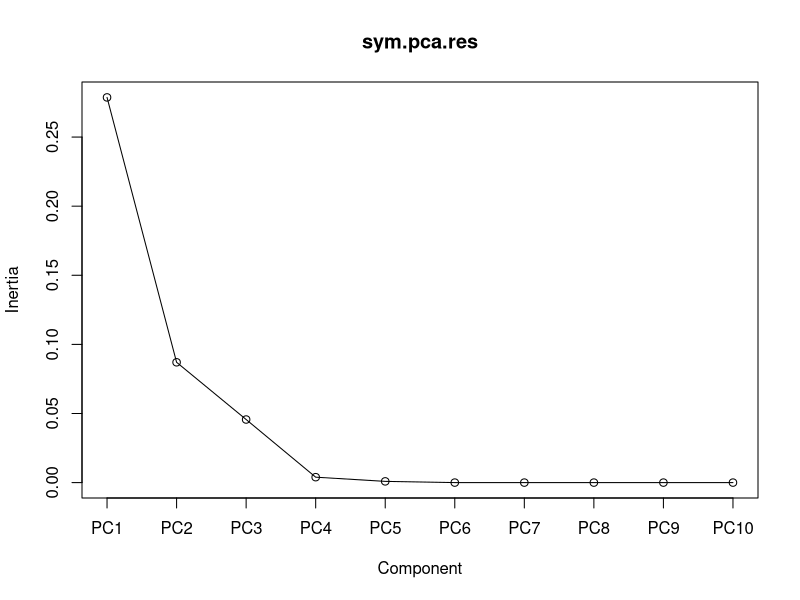
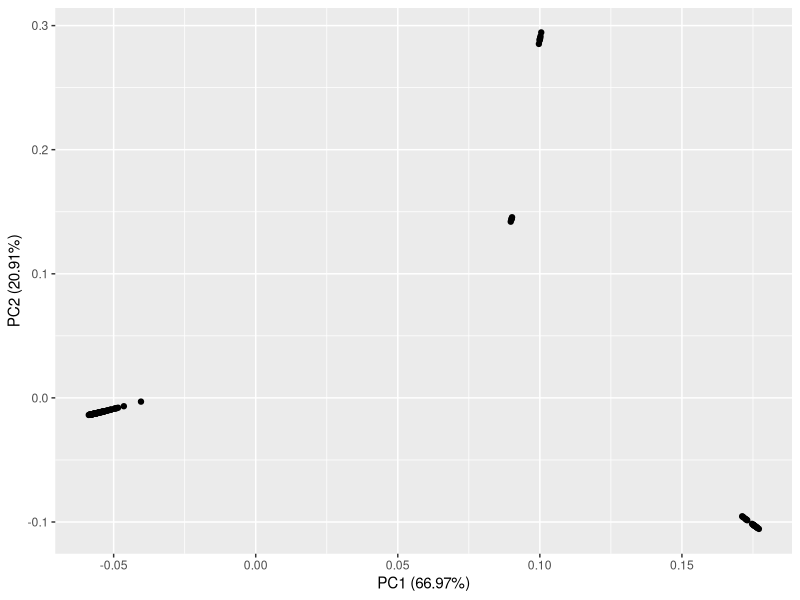
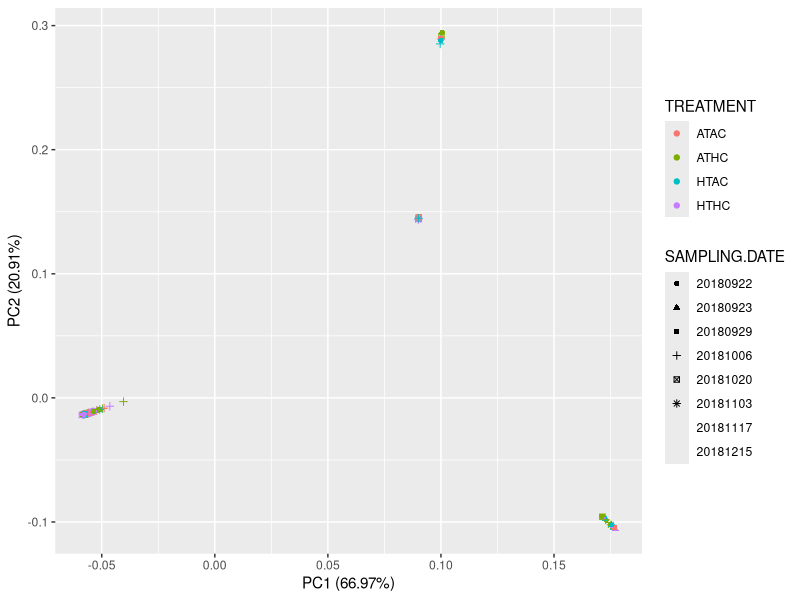
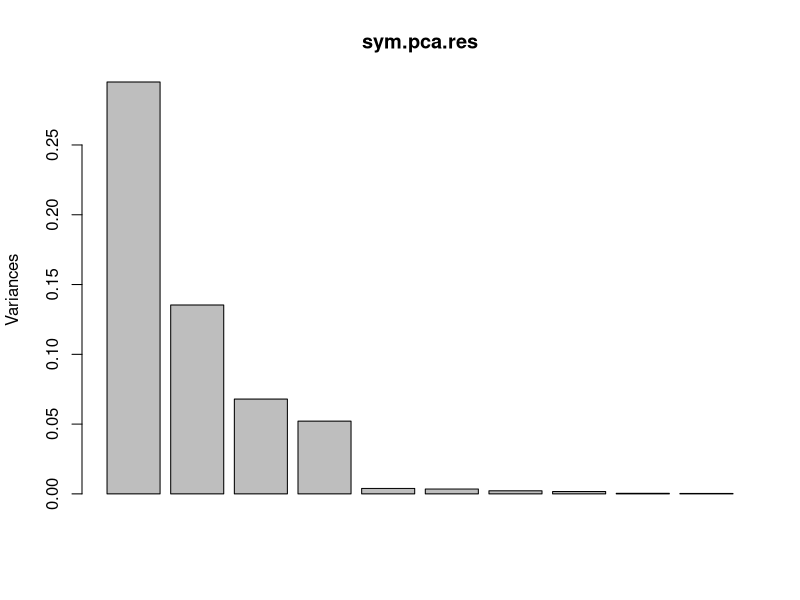
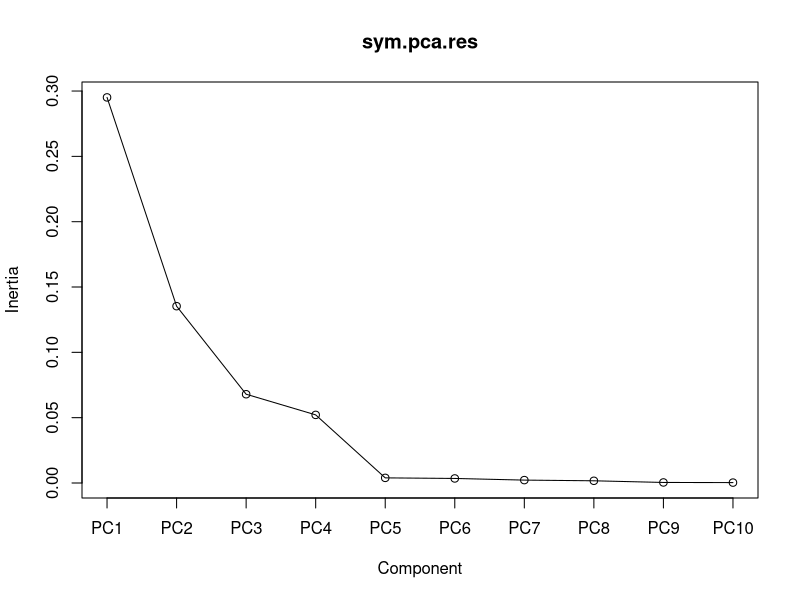
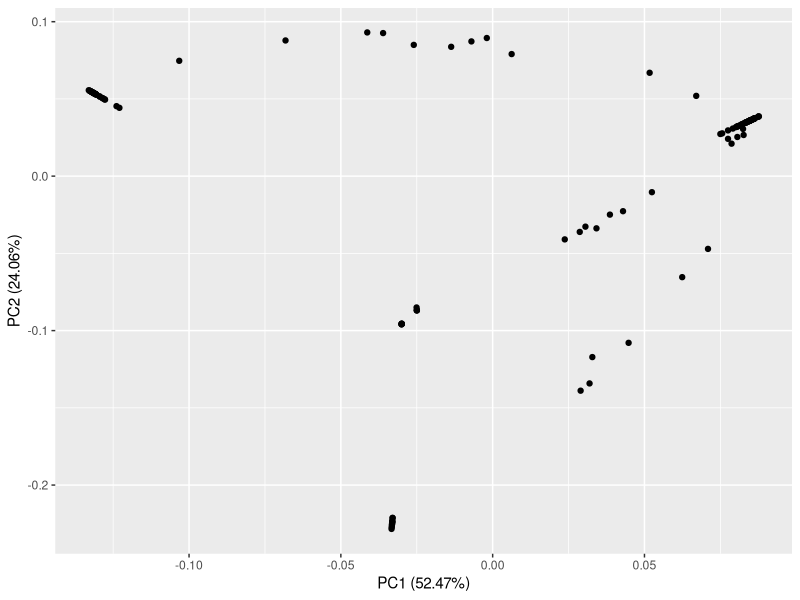
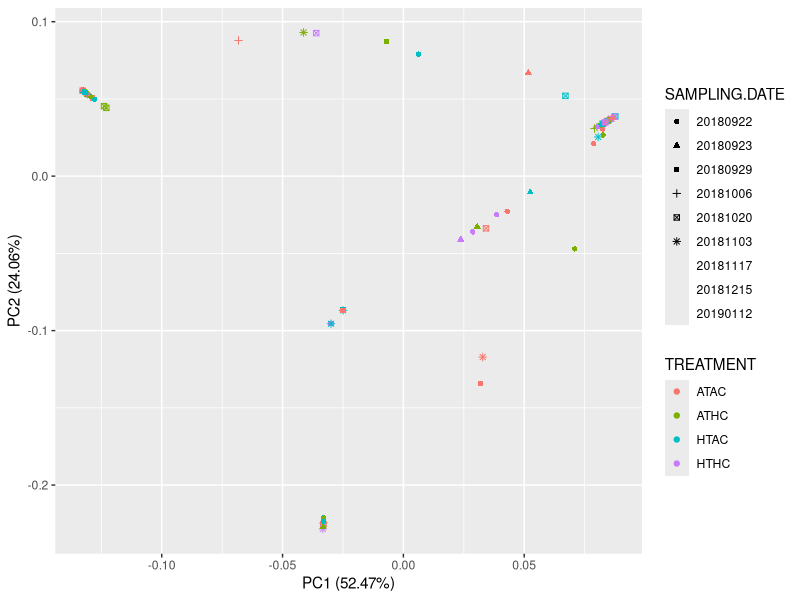

Source code (R) for these figures, in order: (Note: this script raises an error after producing the figures.)
## ---- chunk 1
rm(list=ls()) 
## ---- chunk 2
knitr::opts_chunk$set(echo = TRUE, warning = FALSE, message = FALSE)

## install packages if you dont already have them
if (!require("tidyverse")) install.packages("tidyverse")
if (!require("lubridate")) install.packages("lubridate")
if (!require("vegan")) install.packages("vegan")
if (!require("ggfortify")) install.packages("ggfortify")

# load packages
library(tidyverse)
library(lubridate)
library(vegan)
library(ggfortify)

## ---- chunk 3
#read in ITS2 profile counts data generated by SymPortal
data <- read.csv("ITS2_seq/R_Input/ITS2_Profiles.csv", sep=",", header=TRUE)
rownames(data) <-data$sample_name
otumat <- as.matrix(data[,-c(1)])
#otumat <- as.matrix(t(otumat))

#read in sample metadata
meta <- read.csv("ITS2_seq/R_Input/ITS2_ids.csv", sep=",", header=TRUE)
## ---- chunk 4
#Pacuta
Pact <- merge(data, meta, by="sample_name")
Pact <- subset(Pact, Species == "Pacuta")
Pact_meta <- Pact[,15:20]
str(Pact_meta)
Pact_meta$SAMPLING.DATE <- as.factor(Pact_meta$SAMPLING.DATE)
rownames(Pact) <- Pact$sample_name
Pact <- as.matrix(Pact[,2:14])

Rel.Sym.Data <- Pact/rowSums(Pact) #calculate the Relative Abundance
N <- rowSums(Rel.Sym.Data) # calculate row sums of the relative abundnaces, should sum to 1
N #Display Row Sums, should all be 1

#Transform Relative Abundance Matrix using sqrt
Trans.Rel.Sym.Data <- sqrt(Rel.Sym.Data) #sqrt transform the matrix
Trans.Rel.Sym.Data #view data

##### PCA #####

sym.pca.res <- prcomp(Trans.Rel.Sym.Data, retx=TRUE) #principal components analysis on sym data
summary(sym.pca.res) #analysis summary

#use scree diagram to determine break in majority versus minority variation explaination components
screeplot(sym.pca.res, type="lines")

#plot the PCA
autoplot(sym.pca.res)
autoplot(sym.pca.res, data = Pact_meta, colour = 'TREATMENT', shape='SAMPLING.DATE')

## ---- chunk 5
#Mcap
Mcap <- merge(data, meta, by="sample_name")
Mcap <- subset(Mcap, Species == "Mcapitata")
Mcap_meta <- Mcap[,15:20]
str(Mcap_meta)
Mcap_meta$SAMPLING.DATE <- as.factor(Mcap_meta$SAMPLING.DATE)
rownames(Mcap) <- Mcap$sample_name
Mcap <- as.matrix(Mcap[,2:14])

Rel.Sym.Data <- Mcap/rowSums(Mcap) #calculate the Relative Abundance
N <- rowSums(Rel.Sym.Data) # calculate row sums of the relative abundnaces, should sum to 1
N #Display Row Sums, should all be 1

#Transform Relative Abundance Matrix using sqrt
Trans.Rel.Sym.Data <- sqrt(Rel.Sym.Data) #sqrt transform the matrix
Trans.Rel.Sym.Data #view data

##### PCA #####

sym.pca.res <- prcomp(Trans.Rel.Sym.Data, retx=TRUE) #principal components analysis on sym data
summary(sym.pca.res) #analysis summary
plot(sym.pca.res)

#use scree diagram to determine break in majority versus minority variation explaination components
screeplot(sym.pca.res, type="lines")

#plot the PCA
autoplot(sym.pca.res)
autoplot(sym.pca.res, data = Mcap_meta, colour = 'TREATMENT', shape='SAMPLING.DATE')
## ---- chunk 6
#All Data
Rel.data <- data/rowSums(data[,2:13])
Rel.data$sample_name <- rownames(Rel.data)
all.data <- merge(Rel.data, meta, by="sample_name")
all.data <- all.data[,-1]

Profile <- colnames(all.data[,1:12])
Profile 

df <- all.data %>%
  pivot_longer(cols = C1d.C42.2.C1.C3cg:D1.D4.D6.D1ab,
               names_to = c("Profile"),
               values_to="rel.abun")

df$TIME.POINT <- as.numeric(df$TIME.POINT)
df$group <- paste0(df$SAMPLING.DATE,sep="_",df$Rep)
str(df)

ggplot(data = df, mapping = aes(x = group, y = rel.abun, fill = Profile)) +
    geom_bar(position="fill", stat="identity") +
    facet_wrap(facets =  vars(Species, TREATMENT), ncol = 4)+
    ylab("Relative Abundance")+
    theme_classic()+
    theme(axis.text.x = element_text(size=rel(0.3),angle = 90))+
    guides(shape = guide_legend(override.aes = list(size = 0.2)))+
    guides(color = guide_legend(override.aes = list(size = 0.2)))+
    theme(legend.title = element_text(size = 6), 
               legend.text = element_text(size = 4))

ggsave("Output/Final_Figures/rel.abund.its2.pdf")
ggsave("Output/Final_Figures/rel.abund.its2.png")

## ---- chunk 7
## PERMANOVA
#MCAP
Mcap <- all.data %>%
  filter(Species == "Mcapitata")

MC.mat <- Mcap[,1:12]
MC.info <- Mcap[,13:19] 
MC.info %>% group_by(TREATMENT, TIME.POINT) %>% count("Rep") # checking sample sizes; should all be 3

MC.permanova <- adonis(MC.mat ~ TREATMENT*TIME.POINT, data=MC.info, method = "bray", permutations=999)
MC.permanova


Pact <- all.data %>%
  filter(Species == "Pacuta")

PA.mat <- Pact[,1:12]
PA.info <- Pact[,13:19]
PA.info %>% group_by(TREATMENT, TIME.POINT) %>% count("Rep") # checking sample sizes; should all be 3 except for TP11 HTHC

PA.permanova <- adonis(PA.mat ~ TREATMENT*TIME.POINT, data=PA.info, method = "bray", permutations=999)
PA.permanova
